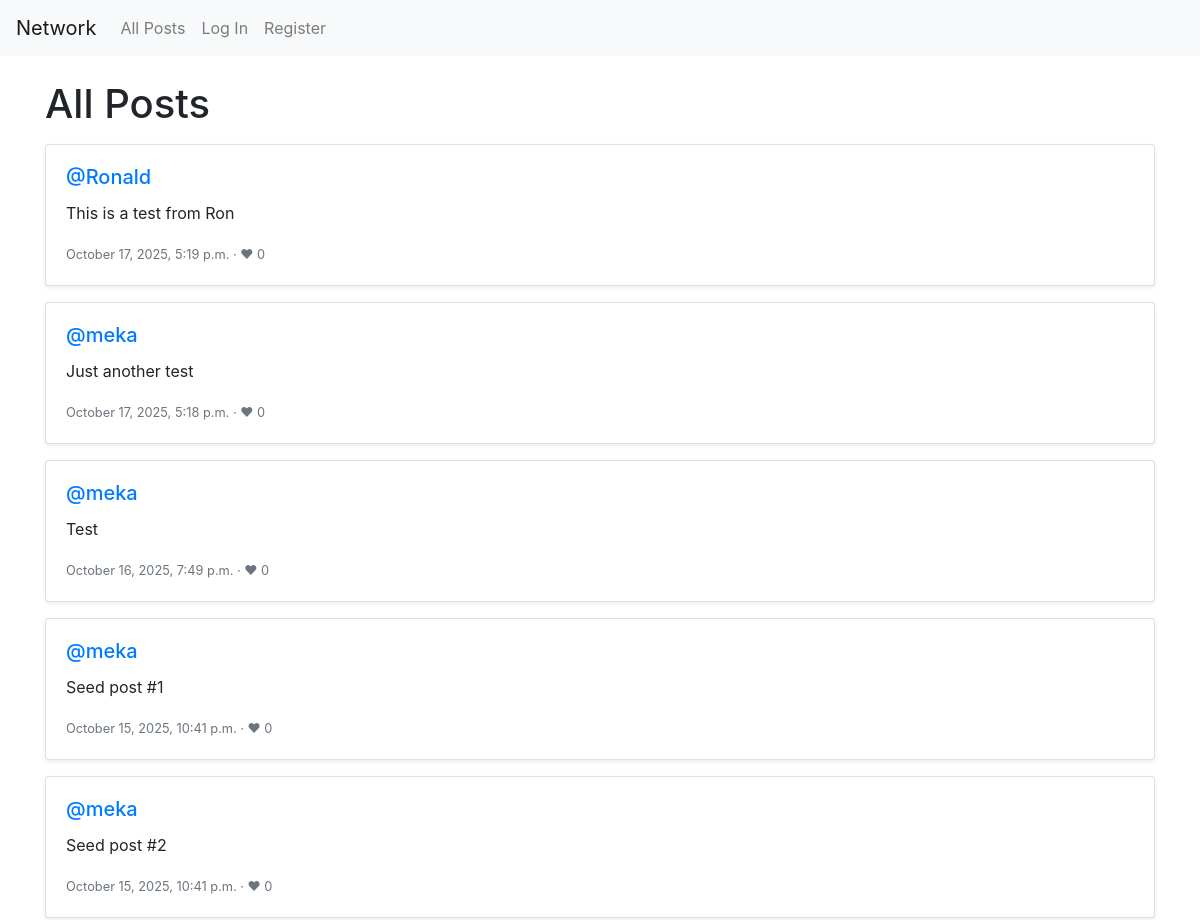
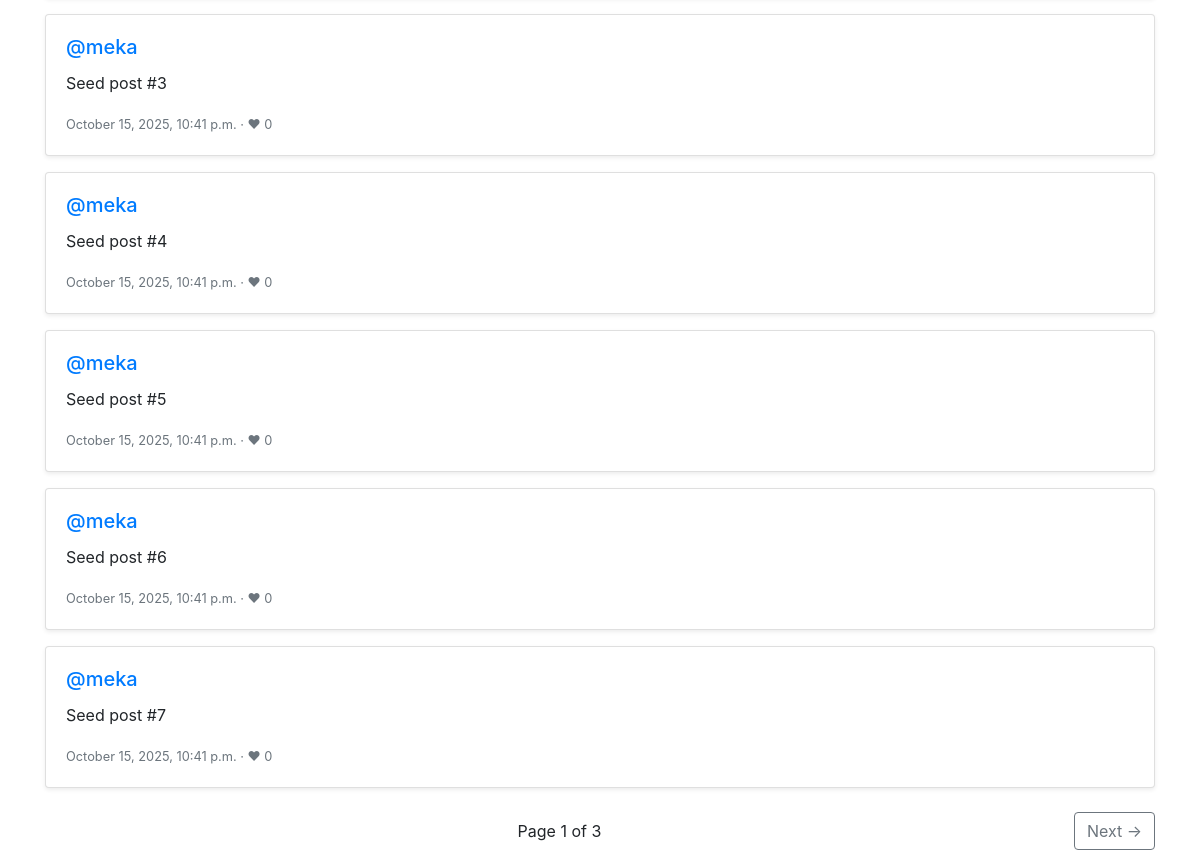
The page / on the database its author committed (2 pictures, top to bottom).
### network/models.py (models this page shows)
class Post(models.Model):
    author = models.ForeignKey(User, on_delete=models.CASCADE, related_name='posts')
    content = models.TextField(max_length=500)
    created_at = models.DateTimeField(auto_now_add=True)
    likes = models.ManyToManyField(User, related_name='liked_posts', blank=True)
    class Meta:
        ordering = ['-created_at']

class User(AbstractUser):
    following = models.ManyToManyField('self', symmetrical=False, related_name='followers', blank=True)

### network/views.py (the view)
# urls.py: path("", views.index, name="index"),
def index(request):
    qs = Post.objects.select_related("author").prefetch_related("likes").all()
    paginator = Paginator(qs, 10)
    page_number = request.GET.get("page")
    page_obj = paginator.get_page(page_number)
    return render(request, "network/index.html", {
        "page_obj": page_obj,
        "posts": page_obj.object_list,
        "total_posts": paginator.count,
    })

### network/templates/network/index.html (shortened to what this page needs)
{% extends "network/layout.html" %}
{% block body %}
<h1 class="mb-3">All Posts</h1>
<div id="post-list">
  {% for post in posts %}
  <div class="card mb-3 shadow-sm">
    <div class="card-body">
      <h5 class="card-title"><a href="{% url 'profile' post.author.username %}">@{{ post.author.username }}</a></h5>
      <p class="card-text">{{ post.content }}</p>
      <p class="card-text">
        <small class="text-muted">
          {{ post.created_at|date:"F j, Y, g:i a" }} · ❤ {{ post.likes.count }}
        </small>
      </p>
    </div>
  </div>
  {% empty %}
  <p>No posts yet.</p>
  {% endfor %}
</div>
<nav class="d-flex justify-content-between align-items-center mt-4">
  <span>Page {{ page_obj.number }} of {{ page_obj.paginator.num_pages }}</span>
  {% if page_obj.has_next %}
  <a
    href="?page={{ page_obj.next_page_number }}"
    class="btn btn-outline-secondary"
    >Next →</a
  >
  {% else %}
  <span></span>
  {% endif %}
</nav>
{% endblock %}

### rows shown on the page
Post: author.username "Ronald", content "This is a test from Ron", created_at "October 17, 2025, 5:19 p.m.", likes.count "0"
Post: author.username "meka", content "Just another test", created_at "October 17, 2025, 5:18 p.m.", likes.count "0"
Post: author.username "meka", content "Test", created_at "October 16, 2025, 7:49 p.m.", likes.count "0"
Post: author.username "meka", content "Seed post #1", created_at "October 15, 2025, 10:41 p.m.", likes.count "0"
Post: author.username "meka", content "Seed post #2", created_at "October 15, 2025, 10:41 p.m.", likes.count "0"
Post: author.username "meka", content "Seed post #3", created_at "October 15, 2025, 10:41 p.m.", likes.count "0"
Post: author.username "meka", content "Seed post #4", created_at "October 15, 2025, 10:41 p.m.", likes.count "0"
Post: author.username "meka", content "Seed post #5", created_at "October 15, 2025, 10:41 p.m.", likes.count "0"
Post: author.username "meka", content "Seed post #6", created_at "October 15, 2025, 10:41 p.m.", likes.count "0"
Post: author.username "meka", content "Seed post #7", created_at "October 15, 2025, 10:41 p.m.", likes.count "0"

### other values the page prints
{{ page_obj.number }} "1"
{{ page_obj.paginator.num_pages }} "3"
